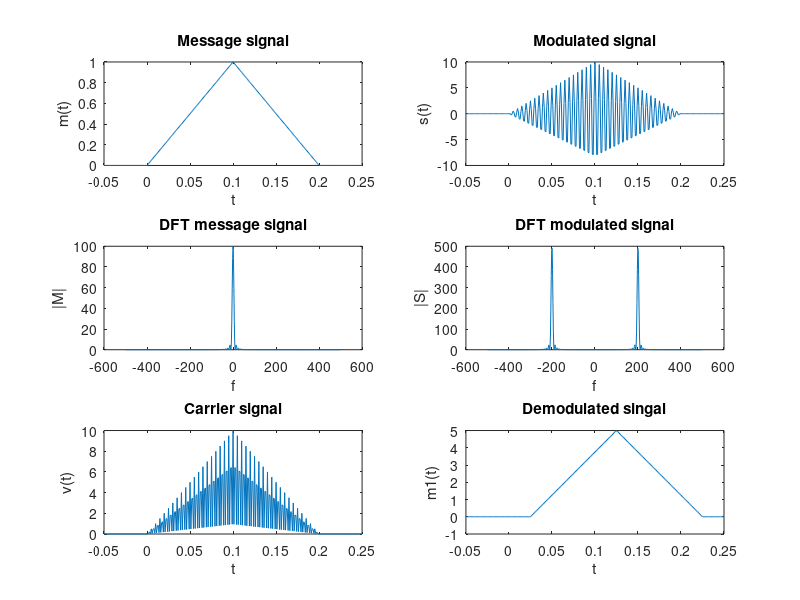

MATLAB code to generate this figure: (Note: this script raises an error after producing the figure.)
clc;
clear all;
close all;

ac = 10;
fc = 200; % Carrier frequency
ts = 0.001; % Sampling time

% LPF
nlp = 50;
bw = 150;

t = [-0.05 : ts : 0.25];
m = zeros(1,length(t));

m(t>=0 & t<0.1) = 10*t(t>=0 & t<0.1);
m(t>=0.1 & t<=0.2) = 10*(0.2 - t(t>=0.1 & t<=0.2));

subplot(3,2,1);
plot(t,m);
title("Message signal");
xlabel("t");
ylabel("m(t)");

% DSBSC signal

s = m .* (ac * cos(2*pi*fc*t));
subplot(3,2,2);
plot(t,s);
title("Modulated signal");
xlabel("t");
ylabel("s(t)");

% Discrete-time sampled signal

Nfft = length(t);

Nfft = 2^ceil(log2(Nfft)); % radix-2 

f = ((-Nfft/2) : (Nfft/2)-1)/(Nfft*ts);

% Plotting spectrum of m(t)

M = fft(m,Nfft);
M = fftshift(M);
subplot(3,2,3);
plot(f, abs(M));
title("DFT message signal");
xlabel("f");
ylabel("|M|")

% Plotting spectrum of s(t)

S = fft(s, Nfft);
S = fftshift(S);
subplot(3,2,4);
plot(f, abs(S));
title("DFT modulated signal");
xlabel("f");
ylabel("|S|");

% Demodulation

v = s .* cos(2*pi*fc*t);

% LPF 

h = fir1(nlp, 2*bw*ts);
m1 = filter(h,1,v);

% Plotting the demodulated signal

subplot(3,2,5);
plot(t, v);
title("Carrier signal")
xlabel("t");
ylabel("v(t)");

subplot(3,2,6);
plot(t, m1);
title("Demodulated singal");
xlabel("t");
ylabel("m1(t)");

sgtitle("Suhas.K.V | PES2UG20EC093");